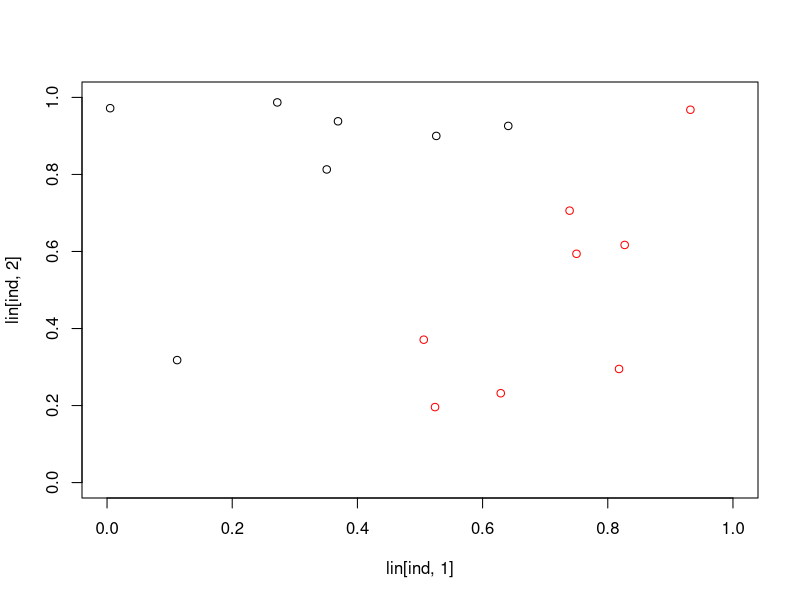
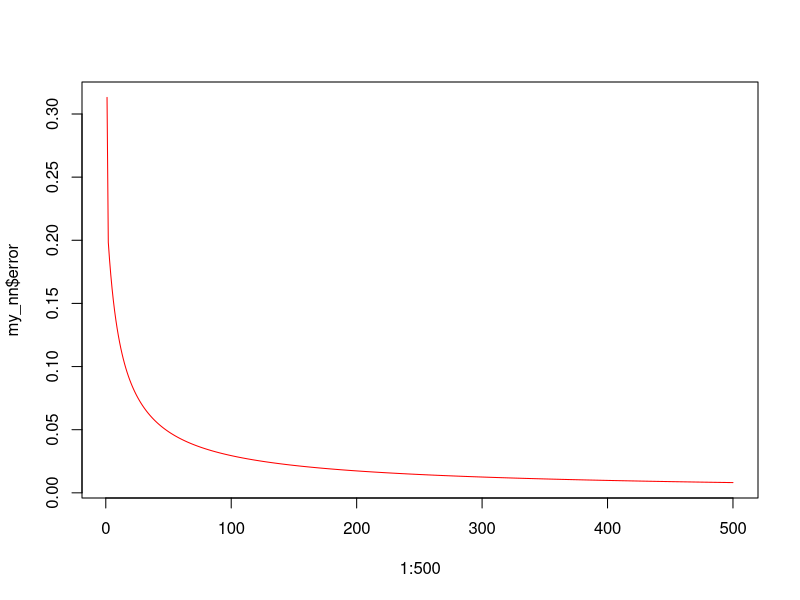

Reproduce these figures in R, in order.
## ---- chunk 1
lin = read.csv("lineal.csv",header = FALSE)

ind = which(lin[,3] == 0)

plot(lin[ind,1],lin[ind,2],type="p",xlim=c(0,1),ylim=c(0,1))
lines(lin[-ind,1],lin[-ind,2],type="p",col="red")
## ---- chunk 2
a = as.matrix(lin[,-3])
dim(a)
## ---- chunk 3
b = as.matrix(lin[,3])
dim(b)
## ---- chunk 4
a = cbind(a,rep(1,nrow(a)))
## ---- chunk 5
activation = function(x){
  
  1/(1 + exp(-x))
  
}
## ---- chunk 6
neurons = c(ncol(a),ncol(b))

W = matrix(data = runif(prod(neurons),min = -1, max = 1),nrow = neurons[2],ncol = neurons[1])
W
## ---- chunk 7
bout = activation(a %*% t(W))
dim(bout)
## ---- chunk 8
error = b - bout
aux = error * bout * (1 - bout)
Wdelta = t(aux) %*% a
Wdelta
## ---- chunk 9
backprop = function(y,x,epochs = 10, eta = 0.1){
  
  x = cbind(x,rep(1,nrow(x)))
  
  neurons = c(ncol(x),ncol(y))

  W = matrix(data = runif(prod(neurons),min = -1, max = 1),nrow = neurons[2],ncol = neurons[1])
  
  activation = function(x){
  
    1/(1 + exp(-x))
  
  }
  
  mse = NULL
  
  for(j in 1:epochs){
    
    bout = activation(x %*% t(W))
    
    error = y - bout
    
    aux = error * bout * (1 - bout)
    
    Wdelta = t(aux) %*% x
    
    mse = c(mse,sum(error^2)/nrow(error))
    
    W = W + eta * Wdelta
    
  }
  
  to_return = list(error = mse,weights = W,values = bout)
  
  return(to_return)
  
}
## ---- chunk 10
my_nn = backprop(b,a,500,0.7)
## ---- chunk 11
plot(1:500,my_nn$error,type = "l",col = "red")
## ---- chunk 12
salida = as.numeric(my_nn$values > 0.5)
cbind(salida,b)
